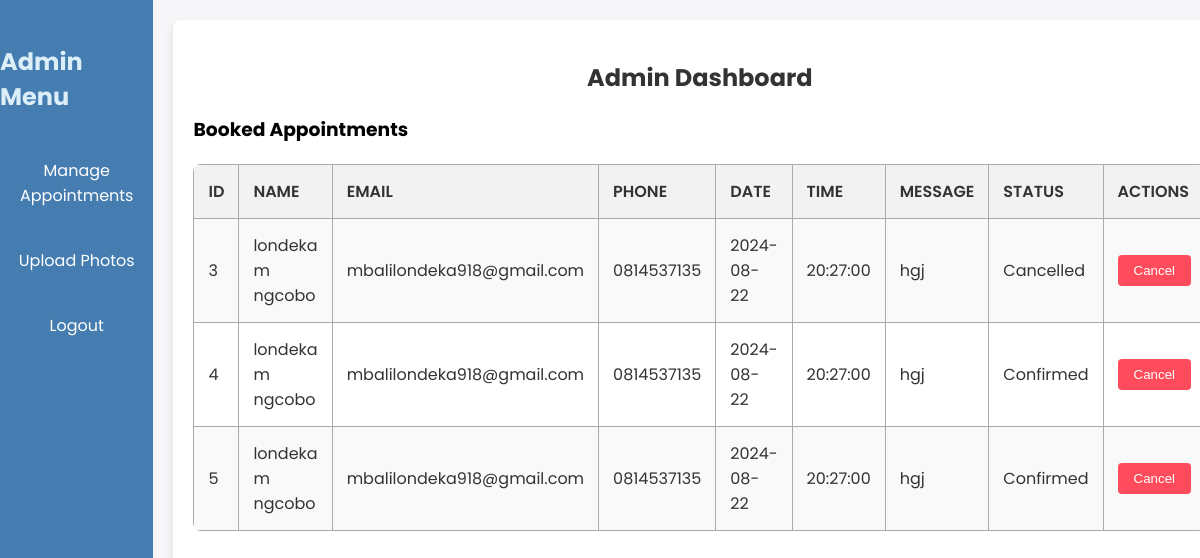
/admin_dashboard.php (signed in), run on the app's committed database.
### tables this page shows
CREATE TABLE IF NOT EXISTS `appointments` (
  `id` int NOT NULL AUTO_INCREMENT,
  `name` varchar(100) NOT NULL,
  `email` varchar(100) NOT NULL,
  `phone` varchar(20) DEFAULT NULL,
  `date` date NOT NULL,
  `time` time NOT NULL,
  `message` text,
  `created_at` timestamp NULL DEFAULT CURRENT_TIMESTAMP,
  `STATUS` varchar(20) DEFAULT 'Confirmed',
  PRIMARY KEY (`id`)
);

### admin_dashboard.php (the view, shortened to what this page needs)
<?php
include 'db_connect.php';
$sql = "SELECT * FROM appointments";
$result = $conn->query($sql);
?>
<!DOCTYPE html>
<html lang="en">
<head>
</head>
<body>
    <div class="sidebar">
        <h3>Admin Menu</h3>
        <a href="manage_appointments.php">Manage Appointments</a>
        <a href="upload_photos.php">Upload Photos</a>
        <a href="logout.php">Logout</a>
    </div>
    <div class="dashboard-container">
        <h2>Admin Dashboard</h2>
        <h3>Booked Appointments</h3>
        <table>
            <tr>
                <th>ID</th>
                <th>Name</th>
                <th>Email</th>
                <th>Phone</th>
                <th>Date</th>
                <th>Time</th>
                <th>Message</th>
                <th>Status</th>
                <th>Actions</th>
            </tr>
            <?php while ($row = $result->fetch_assoc()) : ?>
            <tr>
                <td><?php echo $row['id']; ?></td>
                <td><?php echo $row['name']; ?></td>
                <td><?php echo $row['email']; ?></td>
                <td><?php echo $row['phone']; ?></td>
                <td><?php echo $row['date']; ?></td>
                <td><?php echo $row['time']; ?></td>
                <td><?php echo $row['message']; ?></td>
                <td class="<?php echo strtolower($row['STATUS']); ?>">
                    <?php echo ucfirst($row['STATUS']); ?>
                </td>
                <td>
                    <form action="admin_dashboard.php" method="post">
                        <button type="submit" class="cancel-btn">Cancel</button>
                    </form>
                </td>
            </tr>
            <?php endwhile; ?>
        </table>
    </div>
</body>
</html>

### admin_dashboard.php (style rules this page uses)
body { font-family: 'Poppins', sans-serif; background: #f6f5f7; margin: 0; display: flex; min-height: 100vh; }
.sidebar { width: 220px; background-color: #457DB0; color: white; display: flex; flex-direction: column; align-items: center; padding-top: 20px; }
.sidebar h3 { font-size: 1.5em; color: #DCEEF8; margin-bottom: 1em; }
.sidebar a { color: white; padding: 12px 20px; text-decoration: none; margin: 8px 0; width: 100%; text-align: center; border-radius: 4px; transition: background-color 0.3s ease; }
.dashboard-container { flex-grow: 1; padding: 20px; background: #ffffff; box-shadow: 0px 4px 10px rgba(0, 0, 0, 0.1); border-radius: 8px; margin: 20px; }
h2 { text-align: center; color: #333; }
table { width: 100%; border-collapse: collapse; margin-top: 20px; background-color: #fff; border-radius: 8px; overflow: hidden; }
th, td { padding: 14px; border: 1px solid #AAAAAA; text-align: left; color: #333; }
th { background-color: #f2f2f2; font-weight: 600; text-transform: uppercase; }
tr:nth-child(even) { background-color: #f9f9f9; }
.cancel-btn { background-color: #ff4b5c; color: white; border: none; padding: 8px 16px; cursor: pointer; border-radius: 4px; transition: background-color 0.3s ease; }

### data on the page
appointments: id "3", name "londeka m ngcobo", email "mbalilondeka918@gmail.com", phone "0814537135", date "2024-08-22", time "20:27:00", message "hgj", STATUS "Cancelled"
appointments: id "4", name "londeka m ngcobo", email "mbalilondeka918@gmail.com", phone "0814537135", date "2024-08-22", time "20:27:00", message "hgj", STATUS "Confirmed"
appointments: id "5", name "londeka m ngcobo", email "mbalilondeka918@gmail.com", phone "0814537135", date "2024-08-22", time "20:27:00", message "hgj", STATUS "Confirmed"
